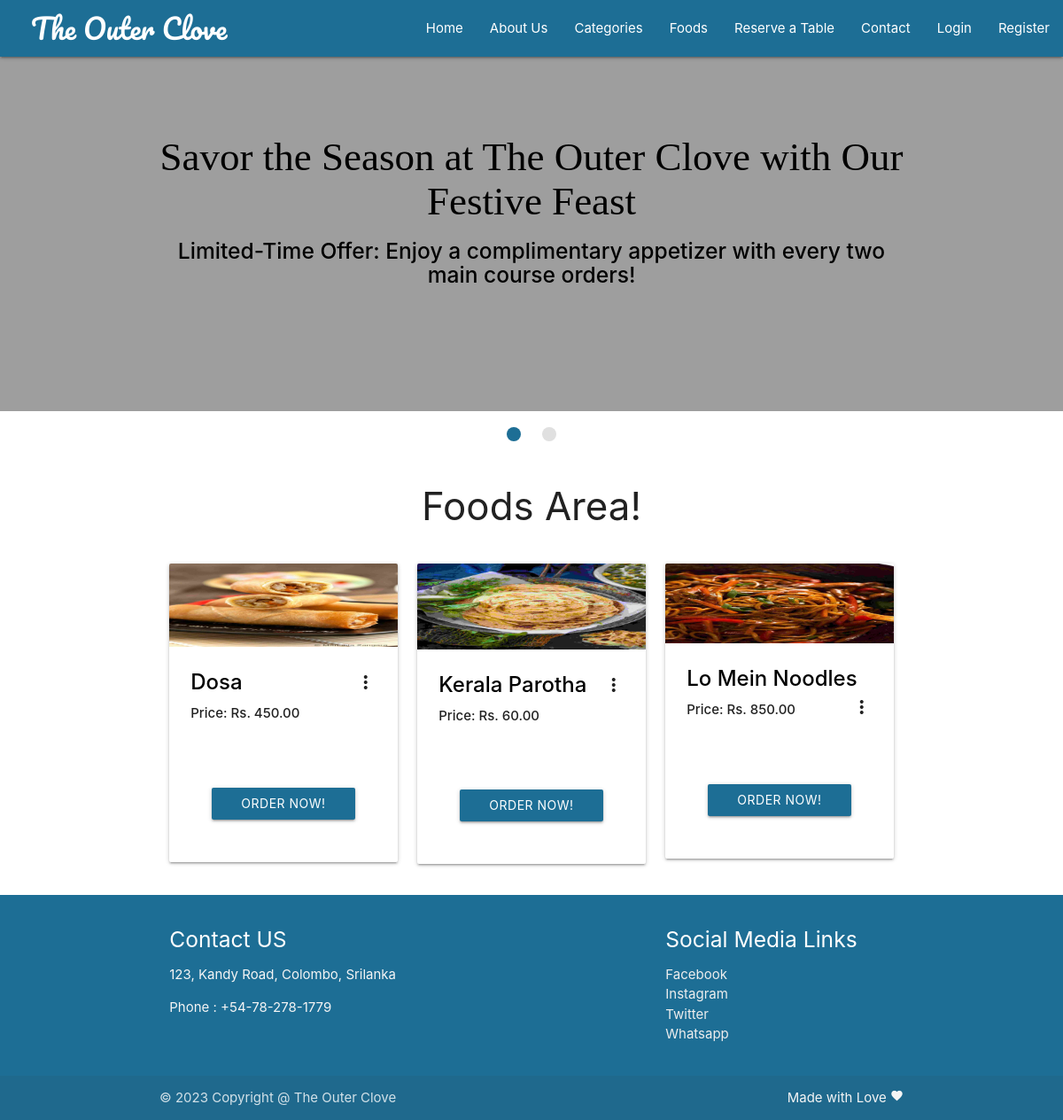
/TheOuterClove/foods.php, run on the app's committed database.
### tables this page shows
CREATE TABLE `offers` (
  `offer_id` int(11) NOT NULL,
  `offer_title` varchar(255) NOT NULL,
  `offer_description` text DEFAULT NULL,
  `offer_image` varchar(255) DEFAULT NULL
);

CREATE TABLE `food` (
  `id` int(11) NOT NULL,
  `cat_id` int(11) DEFAULT NULL,
  `fname` varchar(255) DEFAULT NULL,
  `description` text DEFAULT NULL,
  `price` decimal(10,2) DEFAULT NULL,
  `image` varchar(255) DEFAULT NULL
);

### TheOuterClove/chunks/foods.php (the view, shortened to what this page needs)
<?php
require('backends/connection-pdo.php');
if (isset($_REQUEST['id'])) {
    $sql = 'SELECT * FROM food WHERE cat_id = "' . $_REQUEST['id'] . '"';
} else {
    $sql = 'SELECT * FROM food';
}
$query  = $pdoconn->prepare($sql);
$query->execute();
$arr_all = $query->fetchAll(PDO::FETCH_ASSOC);
?>
<section class="fcategories">
    <div class="container">
        <div class="section white center">
            <h3 class="header">Foods Area!</h3>
        </div>
        <?php if (count($arr_all) == 0) {
            echo '<div class="section gray center" style="border: 1px solid black; border-radius: 5px;">
                    <p class="header">Sorry No Categories to Display!</p>
                </div>';
        } else {  ?>
            <?php for ($i = 1; $i <= count($arr_all);) { ?>
                <div class="row">
                    <?php for ($j = 1; $j <= 3; $j++) { ?>
                        <div class="col s12 m4">
                            <div class="card">
                                <div class="card-image waves-effect waves-block waves-light">
                                    <img class="activator" src="images/<?php echo $arr_all[$i + $j - 2]['image']; ?>">
                                </div>
                                <div class="card-content">
                                    <span class="card-title activator grey-text text-darken-4">
                                        <a class="black-text" href="">
                                            <?php echo '<strong>' . $arr_all[$i + $j - 2]['fname'] . '</strong>'; ?>
                                        </a>
                                        <i class="material-icons right">more_vert</i>
                                    </span>
                                    <p><strong>Price: Rs. <?php echo $arr_all[$i + $j - 2]['price']; ?></strong></p>
                                    <div class="card-content">
                                    </div>
                                    <div class="card-content center">
                                        <a href="backends/order-food.php?id=<?php echo $arr_all[$i + $j - 2]['id']; ?>"
                                           style="background: #1D6E95;"
                                           class="btn waves-effect waves-block waves-light" href="">Order Now!</a>
                                    </div>
                                </div>
                            </div>
                        </div>
                    <?php } ?>
                    <?php $i = $i + 3; ?>
                </div>
            <?php } ?>
        <?php } ?>
    </div>
</section>

### TheOuterClove/foods.php (shortened to what this page needs)
<!DOCTYPE html>
<html lang="en">
<head>
    <link rel="stylesheet" href="https://cdnjs.cloudflare.com/ajax/libs/materialize/1.0.0/css/materialize.min.css">
    <link rel="stylesheet" href="css/style.css">
</head>
<body>
    <?php require('chunks/navbar.php'); ?>
    <?php require('chunks/banner-slider.php'); ?>
    <?php require('chunks/foods.php'); ?>
    <?php require('chunks/footer.php'); ?>
</body>
</html>

### TheOuterClove/chunks/navbar.php (shortened to what this page needs)
<section class="fnavbar">
		<div class="navbar-fixed">
		<nav>
		    <div class="nav-wrapper">
		      <a href="#" class="brand-logo">The Outer Clove</a>
		      <ul class="right hide-on-med-and-down">
		        <li><a href="index.php" class="hvr-grow">Home</a></li>
		        <li><a href="about-Outer-Clove.php" class="hvr-grow">About Us</a></li>
		        <li><a href="food-categories.php" class="hvr-grow">Categories</a></li>
		        <li><a href="foods.php" class="hvr-grow">Foods</a></li>
				<li><a href="reservation.php" class="hvr-grow">Reserve a Table</a></li>
		        <li><a href="#" class="hvr-grow" onclick="toggleModal('Contact Info', 'You can contact us directly by calling to this number  +54-78-278-1779. Check the bottom Footer Section of the website for more info.');">Contact</a></li>
		        <?php
		        	if (isset($_SESSION['user'])) {
		        		echo '<li><a href="#" class="hvr-grow">Hi, '.$_SESSION['user'].'</a></li>
		        		<li><a href="logout.php" class="hvr-grow">Logout</a></li>';
		        	} else {
		        		echo '<li><a href="#" class="hvr-grow modal-trigger" data-target="modal1">Login</a></li>
		        		<li><a href="#" class="hvr-grow modal-trigger" data-target="modal2">Register</a></li>';
		        	}
		        ?>
		      </ul>
		    </div>
		  </nav>
		</div>
	</section>

### TheOuterClove/chunks/banner-slider.php
<section class="fslider">
    <div class="slider">
        <ul class="slides">
            <?php
            require_once(__DIR__ . '/../backends/connection-pdo.php');
            $offer_query = $pdoconn->query("SELECT * FROM offers");
            while ($offer = $offer_query->fetch(PDO::FETCH_ASSOC)) {
                echo '<li>
				<img src="/TheOuterClove/images/' . $offer['offer_image'] . '">
                          <div class="caption center-align black-text">
                              <h3 style="font-size: 3rem !important; font-style: bold !important; font-family: \'Bree Serif\', serif;">' . $offer['offer_title'] . '</h3>
                              <h5 class="light black-text text-lighten-3"><strong>' . $offer['offer_description'] . '</strong></h5>
                          </div>
                        </li>';
            }
            ?>
        </ul>
    </div>
</section>

### TheOuterClove/chunks/footer.php
<section class="ffooter">
		<footer class="page-footer">
          <div class="container">
            <div class="row">
              <div class="col l6 s12">
                <h5 class="white-text">Contact US</h5>
                <p class="grey-text text-lighten-4">123, Kandy Road, Colombo, Srilanka</p>
                <p class="grey-text text-lighten-4">Phone : +54-78-278-1779</p>
              </div>
              <div class="col l4 offset-l2 s12">
                <h5 class="white-text">Social Media Links</h5>
                <ul>
                  <li><a class="grey-text text-lighten-3" href="#!">Facebook</a></li>
                  <li><a class="grey-text text-lighten-3" href="#!">Instagram</a></li>
                  <li><a class="grey-text text-lighten-3" href="#!">Twitter</a></li>
                  <li><a class="grey-text text-lighten-3" href="#!">Whatsapp</a></li>
                </ul>
              </div>
            </div>
          </div>
          <div class="footer-copyright">
            <div class="container">
            © 2023 Copyright @ The Outer Clove
            <a class="grey-text text-lighten-4 right" href="#!">Made with Love <span><i class="tiny material-icons">favorite</i></span></a>
            </div>
          </div>
        </footer>
	</section>

### TheOuterClove/css/style.css (style rules this page uses)
.nav-wrapper > a { text-decoration: none; font-family: 'Pacifico', cursive; }
.hvr-grow { text-decoration: none; }
.nav-wrapper { background-color: #1D6E95; }
@media (min-width : 992px) { .nav-wrapper > a { padding-left: 35px; } }
.page-footer { background-color: #1D6E95; }
.page-footer h5, .page-footer p { color: white; }
.page-footer a { color: #209AD5; }

### data on the page
offers: offer_title "Savor the Season at The Outer Clove with Our Festive Feast", offer_description "Limited-Time Offer: Enjoy a complimentary appetizer with every two main course orders!"
food: image (picture), fname "Dosa", price "450.00"
food: image (picture), fname "Kerala Parotha", price "60.00"
food: image (picture), fname "Lo Mein Noodles", price "850.00"
